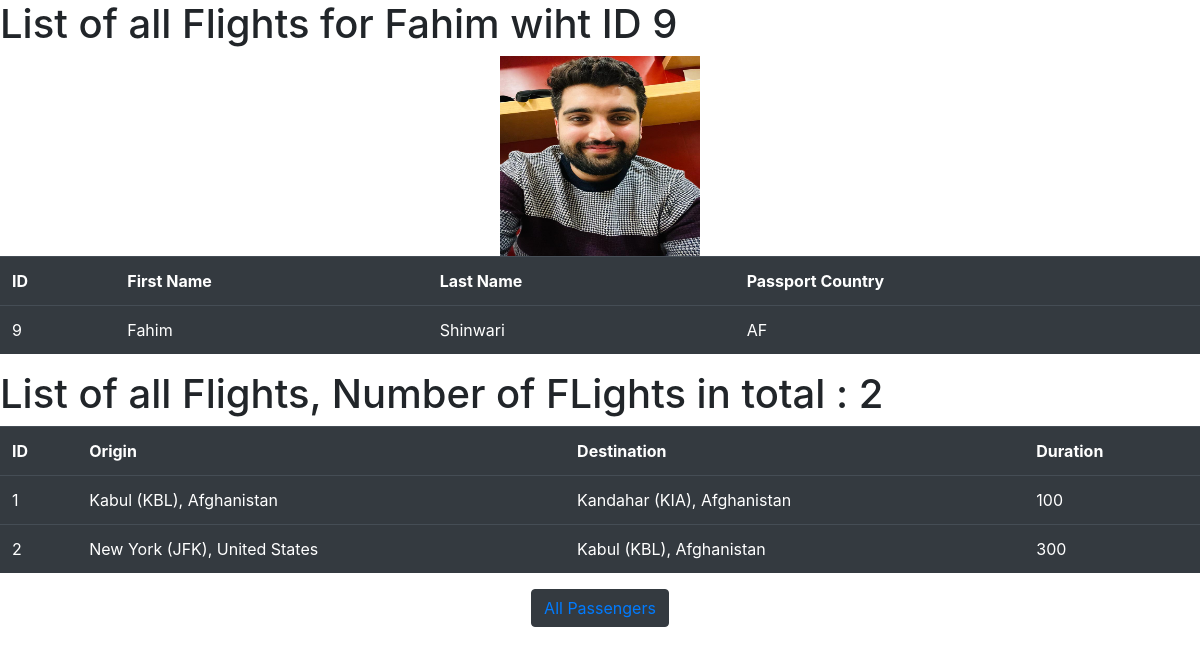
Screenshot of /9/a_Passenger with the database file from the repository.
### FlightsSystem/models.py (models this page shows, shortened)
class PassengersModel(models.Model):
    first = models.CharField(max_length=10)
    last = models.CharField(max_length=20)
    passportCountry = models.CharField(max_length=30)
    passport_photo = models.ImageField(
        upload_to='images/', null=True, blank=True)
    flights = models.ManyToManyField(
        FlightModel, blank=True, related_name="passengers")

class FlightModel(models.Model):
    origin = models.ForeignKey(
        AirportsModel, on_delete=models.CASCADE, max_length=30, related_name="departures")
    distination = models.ForeignKey(
        AirportsModel, on_delete=models.CASCADE, related_name="arrivals", max_length=30)
    duration = models.IntegerField()

class AirportsModel(models.Model):
    code = models.CharField(max_length=10)
    city = models.CharField(max_length=20)
    country = models.CharField(max_length=30)
    def __str__(self):
        return f" {self.city} ({self.code}), {self.country}"

### FlightsSystem/views.py (the view)
# urls.py: path("<int:Pid>/a_Passenger", views.pDetails, name="pDetails"),
def pDetails(request, Pid):
    passenger = PassengersModel.objects.get(pk=Pid)
    return render(request, "FlightsSystem/pDetails.html", {
        "Flights": passenger.flights.all(),
        "Passenger": passenger,
        "count": passenger.flights.count()
    })

### FlightsSystem/templates/FlightsSystem/pDetails.html (shortened to what this page needs)
{% extends 'FlightsSystem/layout.html' %} {% block body %}
<h1>List of all Flights for {{Passenger.first}} wiht ID {{Passenger.id}}</h1>
<div style="display: flex; justify-content: center; align-items: center; text-align: center;">
    <img src="{{ Passenger.passport_photo.url }}" alt="Passport Photo" width="200" height="200" alt="Passport photo">
</div>
<table class="table table-dark table-hover">
    <th>ID</th>
    <th>First Name</th>
    <th>Last Name </th>
    <th>Passport Country </th>
    <tr>
    <td> {{Passenger.id}} </td>
    <td> {{Passenger.first}} </td>
    <td> {{Passenger.last}} </td>
    <td> {{Passenger.passportCountry}} </td>
</tr>
</table>
<h1>List of all Flights, Number of FLights in total : {{count}}</h1>
<table class="table table-dark table-hover">
    <th>ID</th>
    <th>Origin</th>
    <th>Destination</th>
    <th>Duration</th>
    {% for aflight in Flights %}
    <tr>
      <td>
        {{aflight.id}}</a
      </td>
      <td>
        {{aflight.origin}}</a
      </td>
      <td>
        {{aflight.distination}}</a
      </td>
      <td>
        {{aflight.duration}}</a
      </td>
    </tr>
    {% endfor %}
  </table>
  <div style="text-align: center;">
    <button class="btn btn-dark">
      <a href="{% url 'FlightsSystem:AllPassengers' %}">All Passengers</a>
    </button>
  </div>
{% endblock %}

### rows the page displays
PassengersModel: first "Fahim", id "9", passport_photo (picture), last "Shinwari", passportCountry "AF"
FlightModel: id "1", origin "Kabul (KBL), Afghanistan", distination "Kandahar (KIA), Afghanistan", duration "100"
FlightModel: id "2", origin "New York (JFK), United States", distination "Kabul (KBL), Afghanistan", duration "300"

### other values shown
{{ count }} "2"
